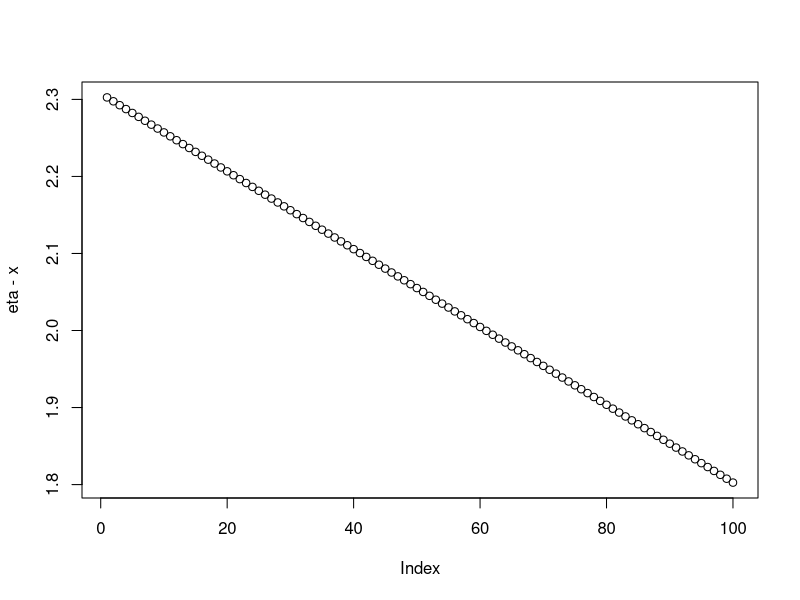
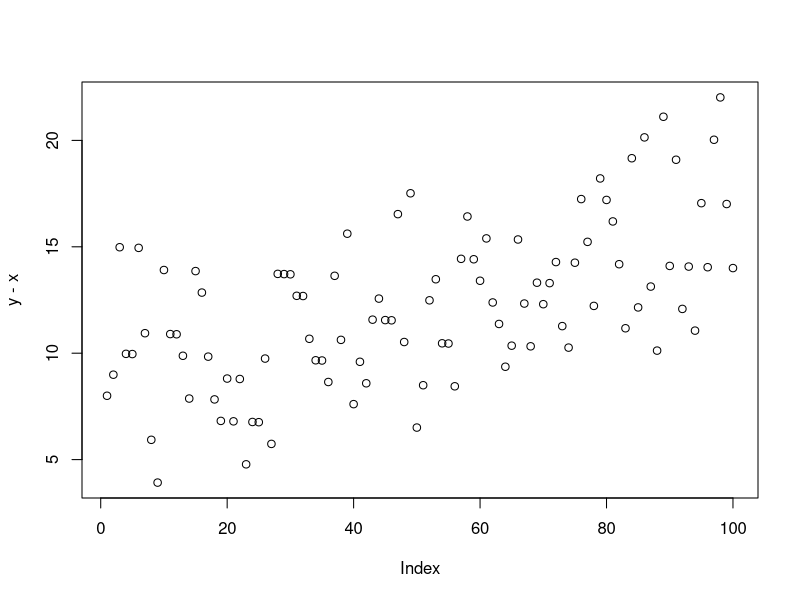
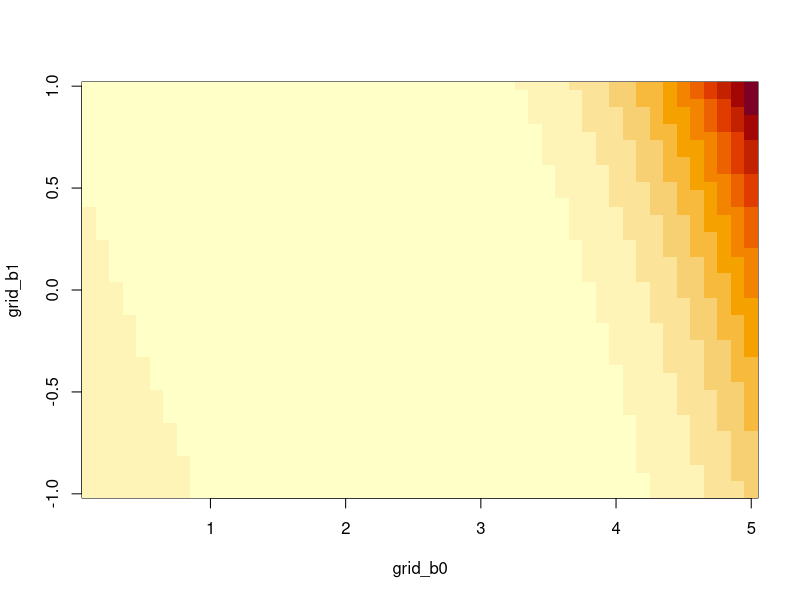

Here is the R script that generated these plots, in order:
#Y-i|theta ~ Exp(lambda-i)
#lambda-i = 
# Poisson
x <- seq(0, 1, l = 100)
b0 = log(10)
b1 = 0.5

eta = b0 +b1*x # preditor de cada lambda
plot(eta - x)
lambda = exp(eta)

#simulando

set.seed(123)
y = rpois(100, lambda = lambda)
plot(y -x)

dados = data.frame("y" = y, "x" = x)
head(dados)

#log-verossimilhança
ll <- function(theta, y, x){
  lambda = exp(theta[1] + theta[2]*x)
  output <- -sum(dpois(y, lambda = lambda, log = TRUE))
  return(output)
}

# avaliar
ll(theta = c(log(10), 0.5), y = y, x = x)
ll(theta = c(log(10), 0), y = y, x = x)

# maximizando a função
grid_b0 <- seq(0.1, 5, l = 50)
grid_b1 <- seq(-1, 1, l = 50)
grid = expand.grid(grid_b0, grid_b1)
head(grid)

#avaliando em todos os pontos do grid
ll_valor <- c()
for(i in 1:2500){
  ll_valor[i] <- ll(theta = as.numeric(grid[i, ]), y = y, x = x)
}

image(grid_b0, grid_b1, matrix(ll_valor, 50, 50))
grid$ll_valor = ll_valor
grid[which.max(grid$ll_valor), ]

#otimizando numericamente
#colocar ll para retornar o negativo da ll antes
oo <- optim(par = c(2.54, 0), fn = ll, y = y, x = x, hessian = TRUE)
#hessian são os valores das funções score
str(oo)
oo$par
oo$value
oo$convergence
oo$message
inv_Io <- solve(oo$hessian)
inv_Io
ic_Max <- oo$par + qnorm(0.975)*sqrt(diag(inv_Io)) 
ic_Min <- oo$par - qnorm(0.975)*sqrt(diag(inv_Io))
cbind(ic_Min, oo$par, ic_Max)
oo$par
#----------------

# trabalho
#observações https://www.inf.ufsc.br/~andre.zibetti/probabilidade/exponencial.html




